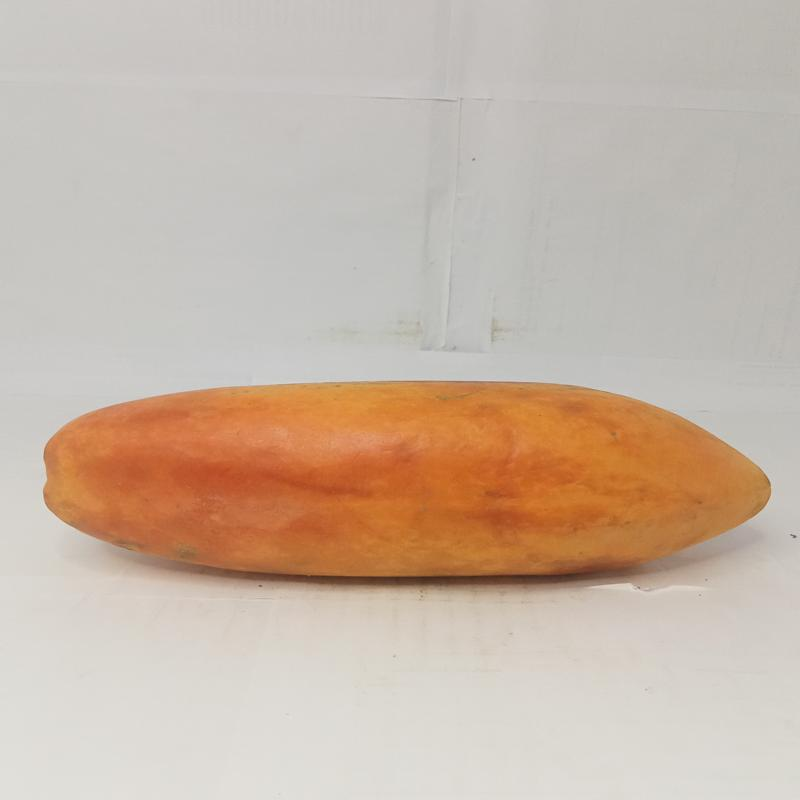
#> input picture dataset/matang/IMG20230602152447.jpg, 800 x 800 px; its folder holds 4 pictures in this run
$ python gabung_dataset.py
#> lines starting #> are read from the running program, lines starting #| are printed output that depends on the picture
import csv
import cv2
import os

def extract_data(folder_path, class_label):
#> called with folder_path = 'dataset/matang/', class_label = 'matang'
    data = []
    class_mapping = {"matang": 0, "tidak matang": 1, "setengah matang": 2}
    for filename in os.listdir(folder_path):
        if filename.endswith(".jpg") or filename.endswith(".png"):
            image_path = os.path.join(folder_path, filename)
            image = cv2.imread(image_path)
#> image is the input picture: shape (800, 800, 3); mean B, G, R 167.8, 182.7, 200.5

            # Ekstraksi komponen warna
            blue_channel = image[:, :, 0]
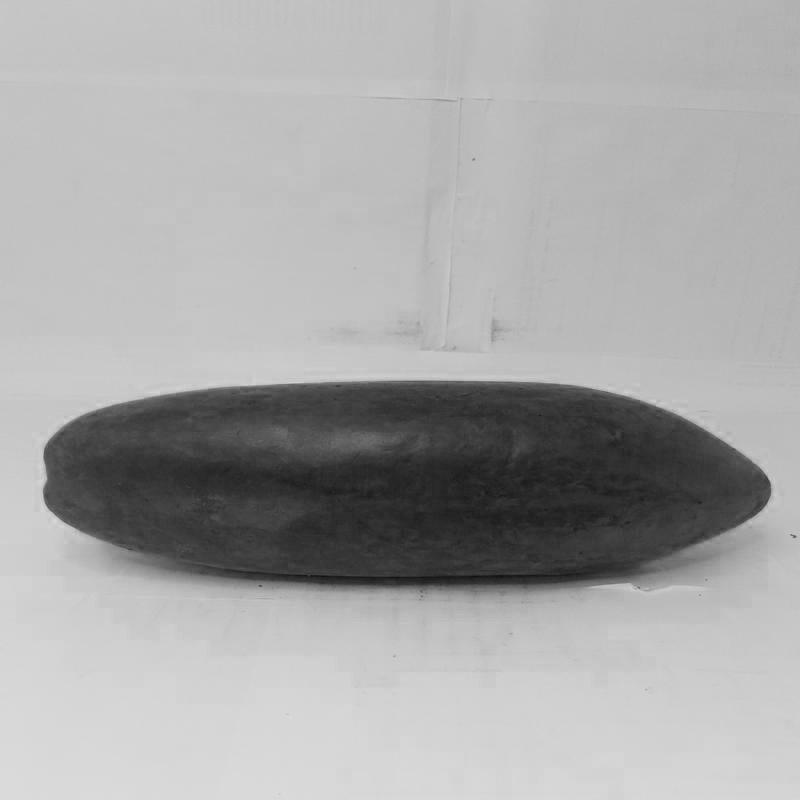
#> blue_channel: shape (800, 800); min 14, max 221, mean 167.8
            green_channel = image[:, :, 1]
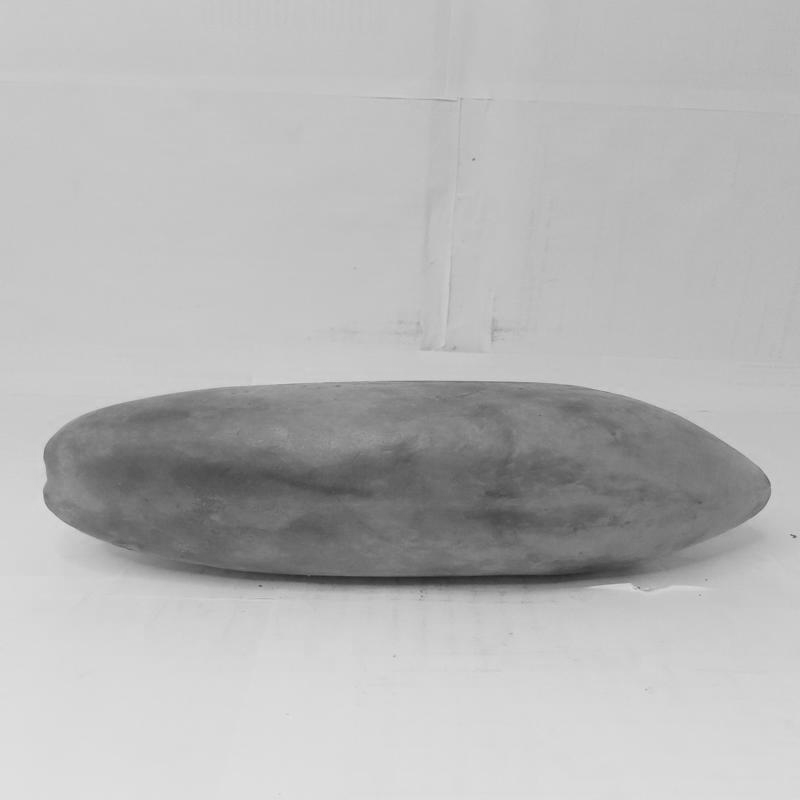
#> green_channel: shape (800, 800); min 36, max 226, mean 182.7
            red_channel = image[:, :, 2]
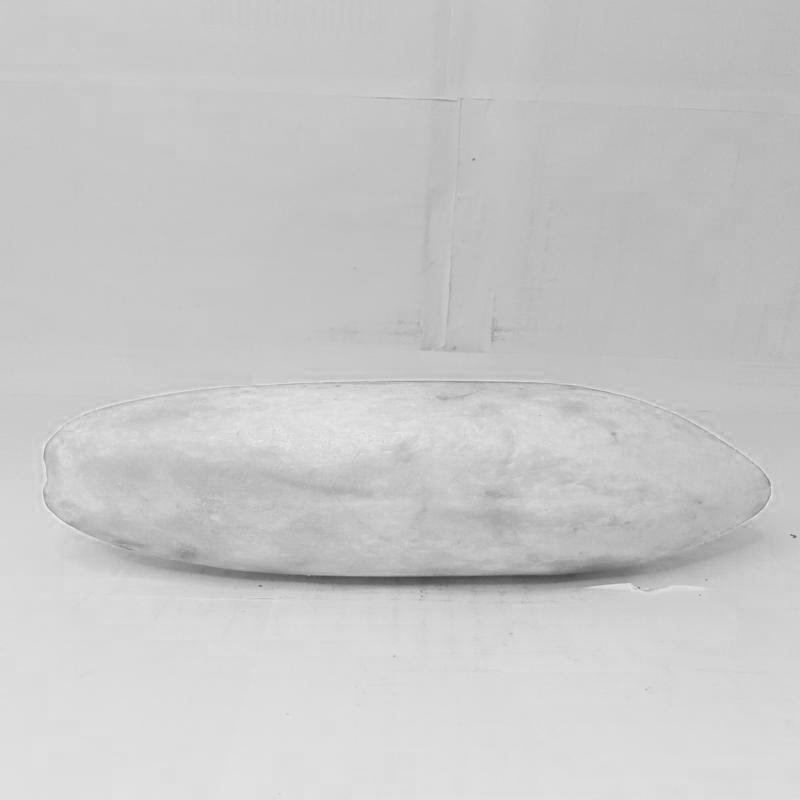
#> red_channel: shape (800, 800); min 65, max 240, mean 200.5

            # Menambahkan data ke dalam list
            for blue, green, red in zip(blue_channel.flatten(), green_channel.flatten(), red_channel.flatten()):
                data.append([blue, green, red, class_mapping[class_label]])
#> this loop made 640000 passes
#> (green, red) on passes 1 to 3: (201, 202), (201, 202), (201, 202)
#> after the loop, data = 640000 items
#> pass 2 of the loop in extract_data, `for filename in os.listdir(folder_path):`:
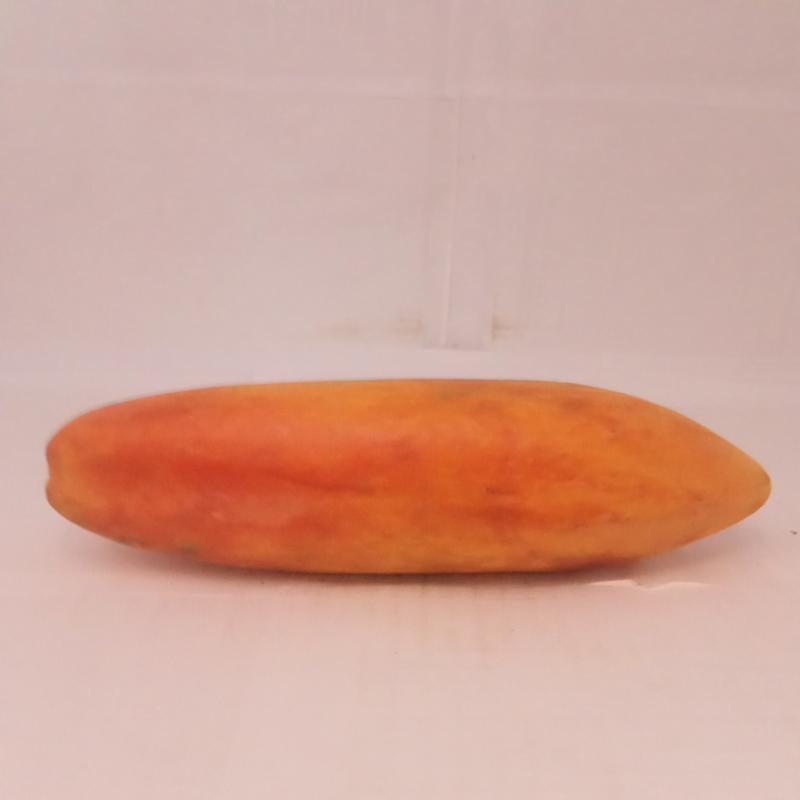
#> input picture dataset/matang/IMG20230602152457.jpg, 800 x 800 px
#> in extract_data, image is the input picture: shape (800, 800, 3); mean B, G, R 151.8, 165.4, 209.9
#> in extract_data, `green_channel = image[:, :, 1]`:
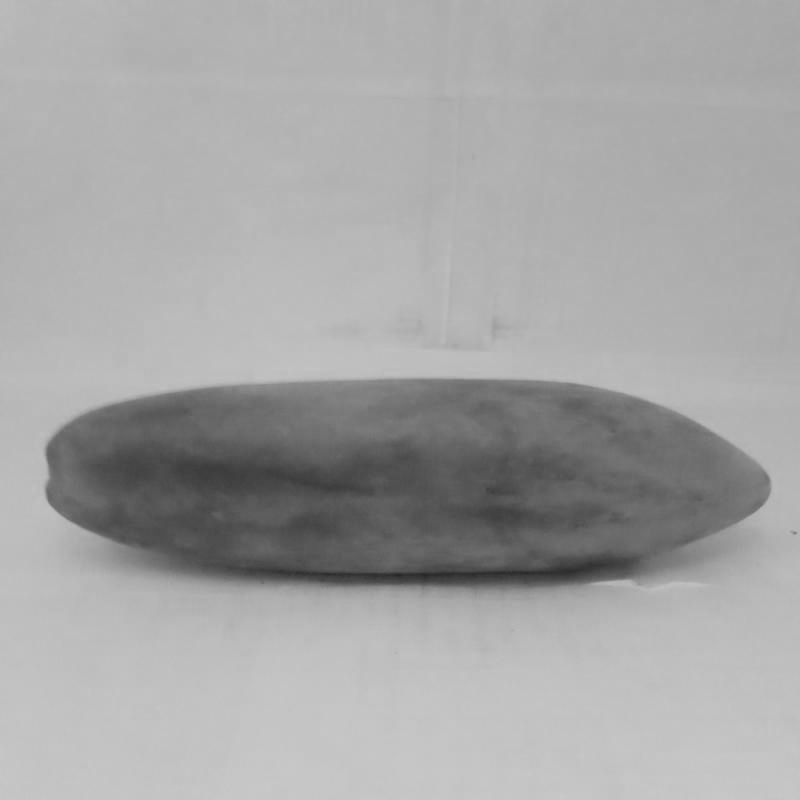
#> green_channel: shape (800, 800); min 38, max 201, mean 165.4
#> in extract_data, `red_channel = image[:, :, 2]`:
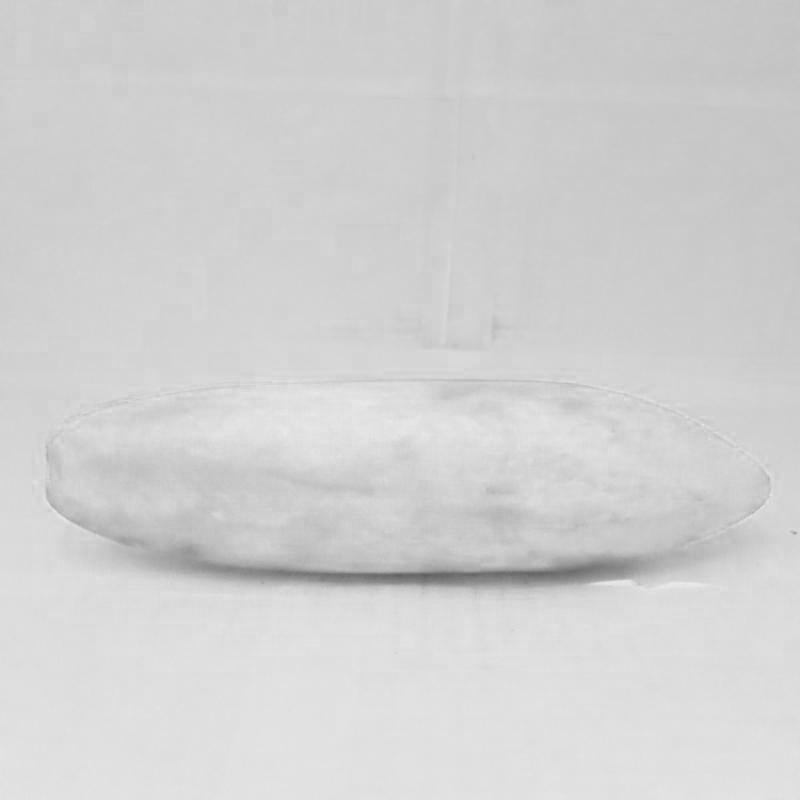
#> red_channel: shape (800, 800); min 93, max 235, mean 209.9
#> the loop in extract_data, `for blue, green, red in zip(blue_channel.flatten(), green_channel.flat..` made 640000 passes
#> (blue, green, red) on passes 1 to 3: (179, 186, 206), (179, 186, 206), (179, 186, 206)
#> after the loop in extract_data, `for blue, green, red in zip(blue_channel.flatten(), green_channel.flat..`: data = 1280000 items
#> pass 3 of the loop in extract_data, `for filename in os.listdir(folder_path):`:
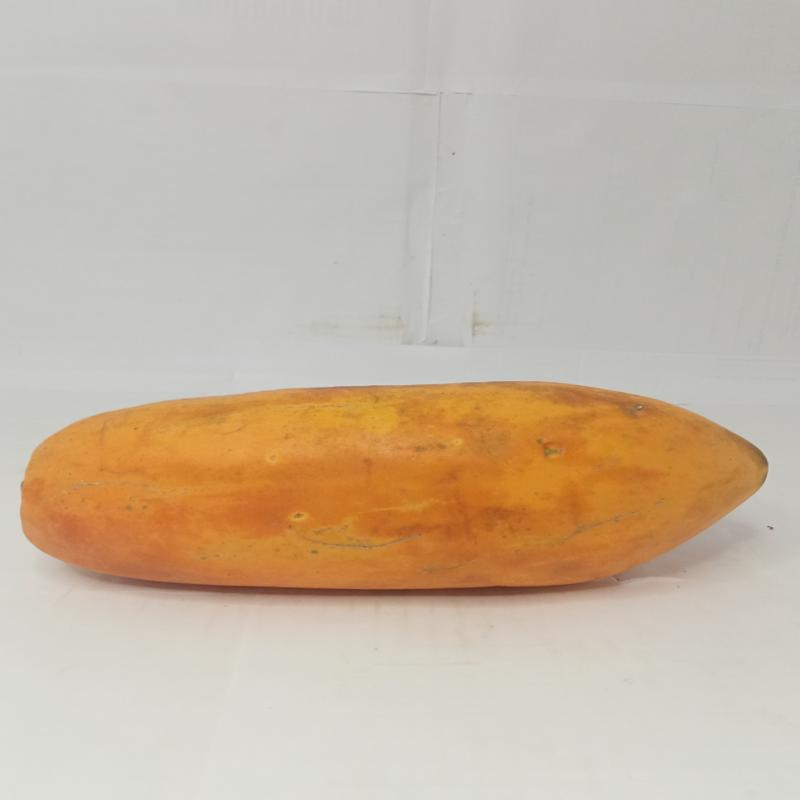
#> input picture dataset/matang/IMG20230602152507.jpg, 800 x 800 px
#> in extract_data, image is the input picture: shape (800, 800, 3); mean B, G, R 164.3, 183.4, 199.4
#> in extract_data, `green_channel = image[:, :, 1]`:
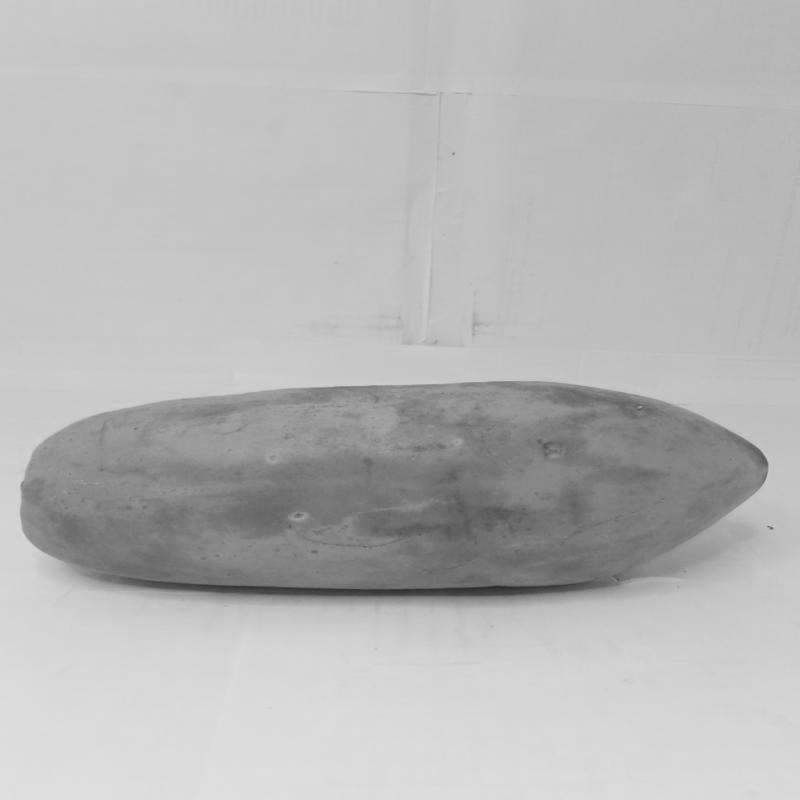
#> green_channel: shape (800, 800); min 41, max 223, mean 183.4
#> in extract_data, `red_channel = image[:, :, 2]`:
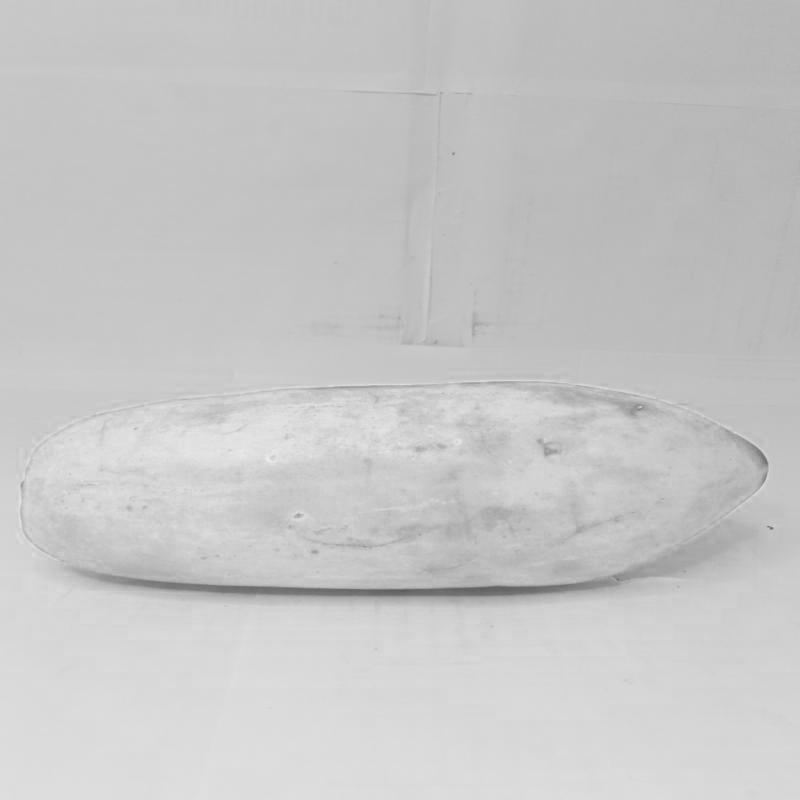
#> red_channel: shape (800, 800); min 91, max 237, mean 199.4
#> the loop in extract_data, `for blue, green, red in zip(blue_channel.flatten(), green_channel.flat..` made 640000 passes
#> (blue, green, red) on passes 1 to 3: (196, 201, 200), (196, 201, 200), (196, 201, 200)
#> after the loop in extract_data, `for blue, green, red in zip(blue_channel.flatten(), green_channel.flat..`: data = 1920000 items
#> the loop made 4 passes; the first 3 are shown

    return data

def extract_all_data():
    data = []
    # Ekstraksi data untuk pepaya matang
    matang_folder = "dataset/matang/"  # Ganti dengan path folder gambar pepaya matang
    matang_data = extract_data(matang_folder, "matang")
    data.extend(matang_data)

    # Ekstraksi data untuk pepaya tidak matang
    tidak_matang_folder = "dataset/tidakmatang/"  # Ganti dengan path folder gambar pepaya tidak matang
    tidak_matang_data = extract_data(tidak_matang_folder, "tidak matang")
    data.extend(tidak_matang_data)

    # Ekstraksi data untuk pepaya setengah matang
    setengah_matang_folder = "dataset/setengahmatang/"  # Ganti dengan path folder gambar pepaya setengah matang
    setengah_matang_data = extract_data(setengah_matang_folder, "setengah matang")
    data.extend(setengah_matang_data)

    return data

def save_to_csv(data, filename):
    with open(filename, mode='w', newline='') as file:
        writer = csv.writer(file)
        writer.writerow(["Blue", "Green", "Red", "Class"])
        writer.writerows(data)
    print("Data berhasil disimpan ke", filename)

# Memanggil fungsi untuk ekstraksi data dari semua folder
#> (the run stopped early here; a loop or call above may not have finished)
